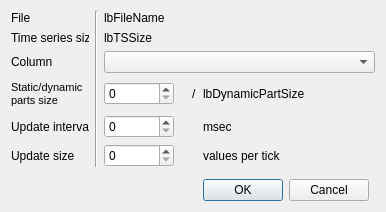
<?xml version="1.0" encoding="UTF-8"?>
<ui version="4.0">
 <class>OpenDTSFromFileDialog</class>
 <widget class="QDialog" name="OpenDTSFromFileDialog">
  <property name="geometry">
   <rect>
    <x>0</x>
    <y>0</y>
    <width>357</width>
    <height>212</height>
   </rect>
  </property>
  <property name="windowTitle">
   <string>Dialog</string>
  </property>
  <layout class="QGridLayout" name="gridLayout">
   <item row="0" column="0">
    <widget class="QLabel" name="label">
     <property name="text">
      <string>File</string>
     </property>
    </widget>
   </item>
   <item row="1" column="0">
    <widget class="QLabel" name="label_4">
     <property name="minimumSize">
      <size>
       <width>77</width>
       <height>0</height>
      </size>
     </property>
     <property name="text">
      <string>Time series size</string>
     </property>
    </widget>
   </item>
   <item row="2" column="0">
    <widget class="QLabel" name="label_2">
     <property name="text">
      <string>Column</string>
     </property>
    </widget>
   </item>
   <item row="2" column="2" colspan="7">
    <widget class="QComboBox" name="cbColumn"/>
   </item>
   <item row="3" column="0">
    <widget class="QLabel" name="label_3">
     <property name="minimumSize">
      <size>
       <width>0</width>
       <height>30</height>
      </size>
     </property>
     <property name="text">
      <string>&lt;!DOCTYPE HTML PUBLIC &quot;-//W3C//DTD HTML 4.0//EN&quot; &quot;http://www.w3.org/TR/REC-html40/strict.dtd&quot;&gt;
&lt;html&gt;&lt;head&gt;&lt;meta name=&quot;qrichtext&quot; content=&quot;1&quot; /&gt;&lt;style type=&quot;text/css&quot;&gt;
p, li { white-space: pre-wrap; }
&lt;/style&gt;&lt;/head&gt;&lt;body style=&quot; font-family:'MS Shell Dlg 2'; font-size:8.25pt; font-weight:400; font-style:normal;&quot;&gt;
&lt;p style=&quot; margin-top:0px; margin-bottom:0px; margin-left:0px; margin-right:0px; -qt-block-indent:0; text-indent:0px;&quot;&gt;&lt;span style=&quot; font-size:8pt;&quot;&gt;Static/dynamic&lt;/span&gt;&lt;/p&gt;
&lt;p style=&quot; margin-top:0px; margin-bottom:0px; margin-left:0px; margin-right:0px; -qt-block-indent:0; text-indent:0px;&quot;&gt;&lt;span style=&quot; font-size:8pt;&quot;&gt;parts size&lt;/span&gt;&lt;/p&gt;&lt;/body&gt;&lt;/html&gt;</string>
     </property>
    </widget>
   </item>
   <item row="0" column="1" rowspan="6">
    <widget class="Line" name="line">
     <property name="orientation">
      <enum>Qt::Vertical</enum>
     </property>
    </widget>
   </item>
   <item row="6" column="0" rowspan="2">
    <spacer name="verticalSpacer">
     <property name="orientation">
      <enum>Qt::Vertical</enum>
     </property>
     <property name="sizeHint" stdset="0">
      <size>
       <width>20</width>
       <height>40</height>
      </size>
     </property>
    </spacer>
   </item>
   <item row="7" column="6" colspan="2">
    <widget class="QDialogButtonBox" name="buttonBox">
     <property name="orientation">
      <enum>Qt::Horizontal</enum>
     </property>
     <property name="standardButtons">
      <set>QDialogButtonBox::Cancel|QDialogButtonBox::Ok</set>
     </property>
    </widget>
   </item>
   <item row="6" column="7">
    <spacer name="verticalSpacer_2">
     <property name="orientation">
      <enum>Qt::Vertical</enum>
     </property>
     <property name="sizeHint" stdset="0">
      <size>
       <width>20</width>
       <height>40</height>
      </size>
     </property>
    </spacer>
   </item>
   <item row="0" column="2" colspan="7">
    <widget class="QLabel" name="lbFileName">
     <property name="text">
      <string>lbFileName</string>
     </property>
    </widget>
   </item>
   <item row="1" column="2" colspan="7">
    <widget class="QLabel" name="lbTSSize">
     <property name="text">
      <string>lbTSSize</string>
     </property>
    </widget>
   </item>
   <item row="3" column="2" colspan="3">
    <widget class="QSpinBox" name="sbStaticPartSize">
     <property name="minimumSize">
      <size>
       <width>70</width>
       <height>0</height>
      </size>
     </property>
     <property name="maximumSize">
      <size>
       <width>70</width>
       <height>16777215</height>
      </size>
     </property>
    </widget>
   </item>
   <item row="3" column="6" colspan="2">
    <widget class="QLabel" name="lbDynamicPartSize">
     <property name="text">
      <string>lbDynamicPartSize</string>
     </property>
    </widget>
   </item>
   <item row="4" column="0">
    <widget class="QLabel" name="label_6">
     <property name="minimumSize">
      <size>
       <width>78</width>
       <height>0</height>
      </size>
     </property>
     <property name="text">
      <string>Update interval</string>
     </property>
    </widget>
   </item>
   <item row="4" column="2" colspan="3">
    <widget class="QSpinBox" name="sbUpdateInterval">
     <property name="minimumSize">
      <size>
       <width>70</width>
       <height>0</height>
      </size>
     </property>
     <property name="maximumSize">
      <size>
       <width>70</width>
       <height>16777215</height>
      </size>
     </property>
    </widget>
   </item>
   <item row="5" column="0">
    <widget class="QLabel" name="label_8">
     <property name="text">
      <string>Update size</string>
     </property>
    </widget>
   </item>
   <item row="5" column="2">
    <widget class="QSpinBox" name="sbUpdateSize">
     <property name="minimumSize">
      <size>
       <width>70</width>
       <height>0</height>
      </size>
     </property>
     <property name="maximumSize">
      <size>
       <width>70</width>
       <height>16777215</height>
      </size>
     </property>
    </widget>
   </item>
   <item row="5" column="6" colspan="2">
    <widget class="QLabel" name="label_9">
     <property name="text">
      <string>values per tick</string>
     </property>
    </widget>
   </item>
   <item row="4" column="6" colspan="2">
    <widget class="QLabel" name="label_7">
     <property name="text">
      <string>msec</string>
     </property>
    </widget>
   </item>
   <item row="3" column="5">
    <widget class="QLabel" name="label_5">
     <property name="text">
      <string>/</string>
     </property>
    </widget>
   </item>
  </layout>
 </widget>
 <resources/>
 <connections>
  <connection>
   <sender>buttonBox</sender>
   <signal>accepted()</signal>
   <receiver>OpenDTSFromFileDialog</receiver>
   <slot>accept()</slot>
   <hints>
    <hint type="sourcelabel">
     <x>342</x>
     <y>202</y>
    </hint>
    <hint type="destinationlabel">
     <x>157</x>
     <y>211</y>
    </hint>
   </hints>
  </connection>
  <connection>
   <sender>buttonBox</sender>
   <signal>rejected()</signal>
   <receiver>OpenDTSFromFileDialog</receiver>
   <slot>reject()</slot>
   <hints>
    <hint type="sourcelabel">
     <x>342</x>
     <y>202</y>
    </hint>
    <hint type="destinationlabel">
     <x>286</x>
     <y>211</y>
    </hint>
   </hints>
  </connection>
 </connections>
</ui>
